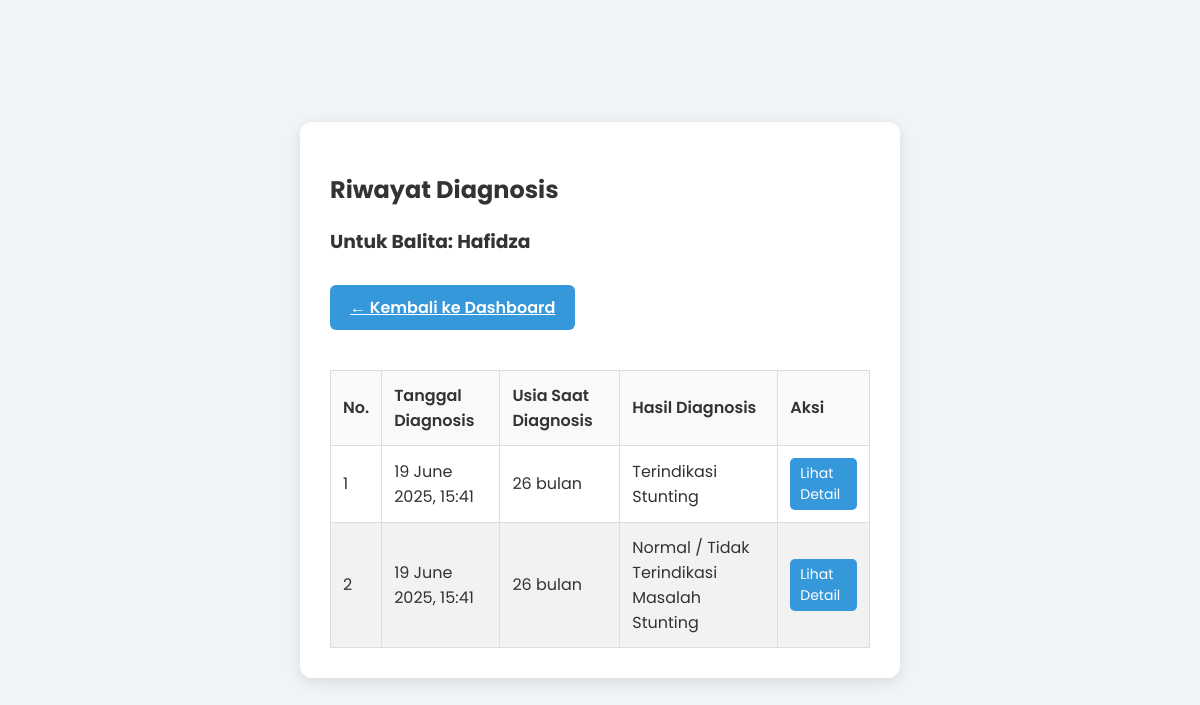
The app's page /riwayat.php?id_balita=4 (signed in) with its own data.
### tables this page shows
CREATE TABLE `balita` (
  `id_balita` int(11) NOT NULL,
  `id_user` int(11) NOT NULL,
  `nama_balita` varchar(100) NOT NULL,
  `tanggal_lahir` date NOT NULL,
  `jenis_kelamin` enum('Laki-laki','Perempuan') NOT NULL,
  `alamat` text DEFAULT NULL
);

CREATE TABLE `hasil_diagnosis` (
  `id_hasil` int(11) NOT NULL,
  `id_balita` int(11) NOT NULL,
  `jawaban` longtext NOT NULL CHECK (json_valid(`jawaban`)),
  `kesimpulan_akhir` varchar(100) NOT NULL,
  `tanggal_diagnosis` timestamp NOT NULL DEFAULT current_timestamp(),
  `catatan_usia_saat_diagnosis` int(3) NOT NULL
);

### riwayat.php (the view, shortened to what this page needs)
<?php
require 'config/database.php';
$id_balita = (int)$_GET['id_balita'];
$id_user = $_SESSION['id_user'];
$query_cek = "SELECT nama_balita FROM balita WHERE id_balita = $id_balita AND id_user = $id_user";
$result_cek = mysqli_query($koneksi, $query_cek);
$data_balita = mysqli_fetch_assoc($result_cek);
$nama_balita = $data_balita['nama_balita'];
$query_riwayat = "SELECT id_hasil, tanggal_diagnosis, catatan_usia_saat_diagnosis, kesimpulan_akhir
                  FROM hasil_diagnosis
                  WHERE id_balita = $id_balita
                  ORDER BY tanggal_diagnosis DESC";
$result_riwayat = mysqli_query($koneksi, $query_riwayat);
?>
<!DOCTYPE html>
<html lang="id">
<head>
    <link rel="stylesheet" href="assets/style.css">
</head>
<body>
    <div class="container">
        <div class="history-card">
            <h2>Riwayat Diagnosis</h2>
            <h3>Untuk Balita: <?php echo htmlspecialchars($nama_balita); ?></h3>
            <a href="dashboard.php" class="btn" style="display: inline-block; width: auto; margin-top: 10px; margin-bottom: 20px; padding: 10px 20px;">&larr; Kembali ke Dashboard</a>
            <?php
            if (mysqli_num_rows($result_riwayat) > 0) :
            ?>
                <table class="history-table">
                    <thead>
                        <tr>
                            <th>No.</th>
                            <th>Tanggal Diagnosis</th>
                            <th>Usia Saat Diagnosis</th>
                            <th>Hasil Diagnosis</th>
                            <th>Aksi</th>
                        </tr>
                    </thead>
                    <tbody>
                        <?php
                        $nomor = 1;
                        while ($riwayat = mysqli_fetch_assoc($result_riwayat)):
                        ?>
                        <tr>
                            <td><?php echo $nomor++; ?></td>
                            <td><?php echo date('d F Y, H:i', strtotime($riwayat['tanggal_diagnosis'])); ?></td>
                            <td><?php echo $riwayat['catatan_usia_saat_diagnosis']; ?> bulan</td>
                            <td><?php echo htmlspecialchars($riwayat['kesimpulan_akhir']); ?></td>
                            <td>
                                <a href="detail_diagnosis.php?id_hasil=<?php echo $riwayat['id_hasil']; ?>" class="btn-detail">Lihat Detail</a>
                            </td>
                        </tr>
                        <?php endwhile; ?>
                    </tbody>
                </table>
            <?php else: ?>
                <div class="no-history">
                    <p>Belum ada riwayat diagnosis untuk balita ini.</p>
                </div>
            <?php endif; ?>
        </div>
    </div>
</body>
</html>

### assets/style.css (style rules this page uses)
body { font-family: 'Poppins', sans-serif; background-color: #f0f4f8; color: #333; display: flex; justify-content: center; align-items: center; min-height: 100vh; margin: 0; padding: 20px; box-sizing: border-box; }
.container { width: 100%; max-width: 600px; }
.btn { width: 100%; padding: 12px; border: none; border-radius: 6px; background-color: #3498db; color: #ffffff; font-size: 16px; font-weight: 600; cursor: pointer; transition: background-color 0.3s; }

### riwayat.php (style rules this page uses)
.history-card { background-color: #fff; padding: 30px; border-radius: 12px; box-shadow: 0 4px 15px rgba(0,0,0,0.1); }
.history-table { width: 100%; border-collapse: collapse; margin-top: 20px; }
.history-table th, .history-table td { border: 1px solid #ddd; padding: 12px; text-align: left; }
.history-table th { background-color: #f8f9fa; font-weight: 600; color: #333; }
.history-table tbody tr:nth-child(even) { background-color: #f2f2f2; }
.btn-detail { display: inline-block; padding: 5px 10px; font-size: 14px; text-decoration: none; background-color: #3498db; color: white; border-radius: 5px; transition: background-color 0.3s; }

### records on screen
balita: nama_balita "Hafidza"
hasil_diagnosis: tanggal_diagnosis "19 June 2025, 15:41", catatan_usia_saat_diagnosis "26", kesimpulan_akhir "Terindikasi Stunting"
hasil_diagnosis: tanggal_diagnosis "19 June 2025, 15:41", catatan_usia_saat_diagnosis "26", kesimpulan_akhir "Normal / Tidak Terindikasi Masalah Stunting"
